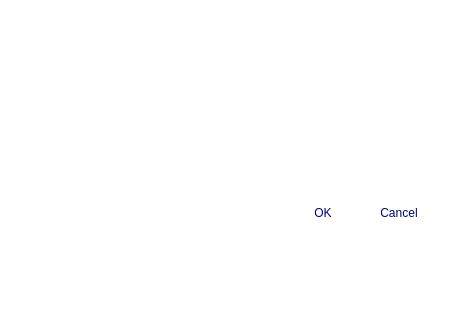
<?xml version="1.0" encoding="UTF-8"?>
<ui version="4.0">
 <class>DialogShapeSetter</class>
 <widget class="QDialog" name="DialogShapeSetter">
  <property name="geometry">
   <rect>
    <x>0</x>
    <y>0</y>
    <width>450</width>
    <height>319</height>
   </rect>
  </property>
  <property name="windowTitle">
   <string>Dialog</string>
  </property>
  <property name="styleSheet">
   <string notr="true">QWidget{
	background: transparent;
}

QDialog{
	background-image: url(:/backgrounds/yande.re 134377.jpg);
}

QLabel{
	color: white;
}

QGroupBox{
	color: white;
	border: 1px solid white;
	margin-top: 12px;
}

QGroupBox::title {
    subcontrol-origin: margin;
    subcontrol-position: top left;
	background-color: rgba(255, 255, 255, 160);
	border-color:white;
	color: rgb(0,0,127);
}

QLineEdit{
	color: rgb(0,0,127);
	background-color: rgba(255, 255, 255, 128);
	border: 1px solid white;
	border-radius: 2px;
}

QLineEdit::hover{
	background-color: rgba(255, 255, 255, 192);
}

QSpinBox,QDoubleSpinBox {
	color: rgb(0,0,127);
	background-color: rgba(255, 255, 255, 127);
	border: 1px solid white;
	border-radius: 2px;
}

QSpinBox:hover,QDoubleSpinBox:hover {
	background-color: rgba(255, 255, 255, 192);
}

QSpinBox::up-button,QDoubleSpinBox::up-button,
QSpinBox::down-button,QDoubleSpinBox::down-button {
	border-left: 1px solid white;
	background-color: transparent;
}

QSpinBox::up-button:hover,
QDoubleSpinBox::up-button:hover,
QSpinBox::down-button:hover,
QDoubleSpinBox::down-button:hover
{
	border-left: 1px solid white;
	background-color: rgba(255, 255, 255, 127);
}

QSpinBox::up-arrow,QDoubleSpinBox::up-arrow{
	image: url(:/icons/arrowup.png);
	width: 5px;
}

QSpinBox::down-arrow,QDoubleSpinBox::down-arrow{
	image: url(:/icons/arrowdown.png);
	width: 5px;
}

QPushButton{
	color: rgb(0,0,127);
	background-color: rgba(255, 255, 255, 127);
	border: 1px solid white;
	border-radius: 5px;
	padding: 4 20 4 20px;
}

QPushButton:hover{
	background-color: rgba(255, 255, 255, 192);
}

QPushButton:pressed{
	background-color: rgba(255, 255, 255, 224);
}

QComboBox{
	color: rgb(0,0,127);
	background-color: rgba(255, 255, 255, 127);
	border: 1px solid white;
	border-radius: 2px;
}

QComboBox:hover{
	background-color: rgba(255, 255, 255, 192);
}

QComboBox:on{
	background-color: rgba(255, 255, 255, 192);
}

QComboBox::drop-down{
	border-left:1px solid white;
}

QComboBox::drop-down::hover{
	border-left:1px solid white;
	background-color: rgba(255, 255, 255, 127);
}

QComboBox::down-arrow{
	image: url(:/icons/arrowdown.png);
	width: 7px;
}

QListWidget{
	background-color: rgba(255, 255, 255, 127);
	border: 1px solid white;
	border-radius: 2px;
}

QComboBox QAbstractItemView{
	background-color: white;
}

QMenu{
	color: rgb(0,0,127);
	background-color: rgba(255, 255, 255, 127);
	border: 1px solid white;
	border-radius: 2px;
	selection-background-color: rgba(255, 255, 255, 192);
}</string>
  </property>
  <layout class="QGridLayout" name="gridLayout">
   <item row="2" column="0">
    <widget class="QDialogButtonBox" name="buttonBox">
     <property name="orientation">
      <enum>Qt::Horizontal</enum>
     </property>
     <property name="standardButtons">
      <set>QDialogButtonBox::Cancel|QDialogButtonBox::Ok</set>
     </property>
    </widget>
   </item>
   <item row="0" column="0">
    <widget class="QComboBox" name="comboBox"/>
   </item>
   <item row="1" column="0">
    <layout class="QGridLayout" name="layoutShape"/>
   </item>
  </layout>
 </widget>
 <resources/>
 <connections>
  <connection>
   <sender>buttonBox</sender>
   <signal>accepted()</signal>
   <receiver>DialogShapeSetter</receiver>
   <slot>accept()</slot>
   <hints>
    <hint type="sourcelabel">
     <x>248</x>
     <y>254</y>
    </hint>
    <hint type="destinationlabel">
     <x>157</x>
     <y>274</y>
    </hint>
   </hints>
  </connection>
  <connection>
   <sender>buttonBox</sender>
   <signal>rejected()</signal>
   <receiver>DialogShapeSetter</receiver>
   <slot>reject()</slot>
   <hints>
    <hint type="sourcelabel">
     <x>316</x>
     <y>260</y>
    </hint>
    <hint type="destinationlabel">
     <x>286</x>
     <y>274</y>
    </hint>
   </hints>
  </connection>
 </connections>
</ui>
